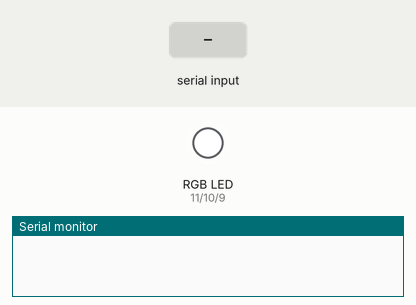
Recording of a sketch running on a simulated Arduino Uno, built with avr-gcc and run on an emulated ATmega328P. On the bench: an RGB LED mixed from three pins (HIGH = lit), the last lines printed to the serial monitor. The inputs (shaded band) are chosen by the test bench. Dim RGB values are drawn brighter than linear.

Above: at 1.2 s.
1.3 s: "90,45,200\n" received over Serial
At 2.5 s:
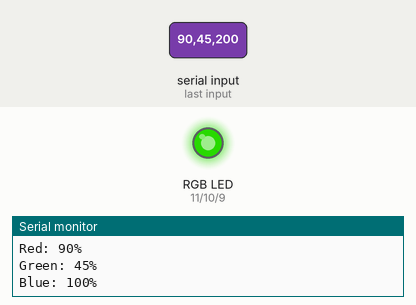
2.8 s: "30,150,10\n" received over Serial
At 3.7 s:
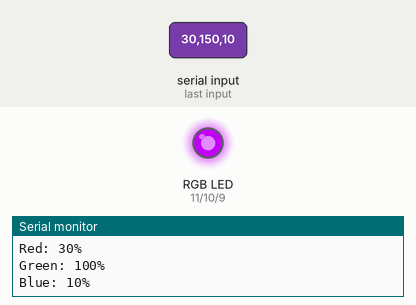
4.3 s: "90,45\n" received over Serial
At 5.0 s:
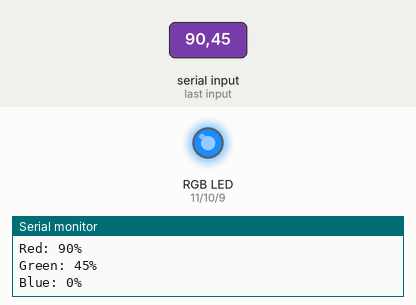
5.8 s: "5\n" received over Serial
At 6.4 s:
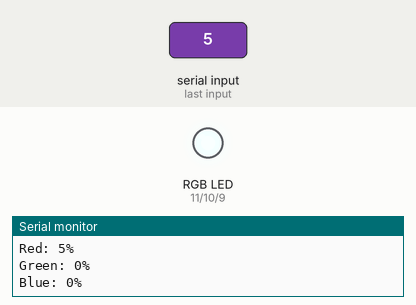
7.3 s: "200\n" received over Serial
At 7.6 s:
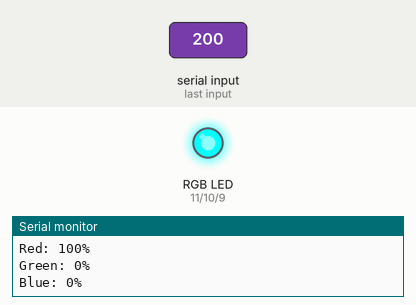
8.8 s: "1,90\n" received over Serial
At 9.6 s:
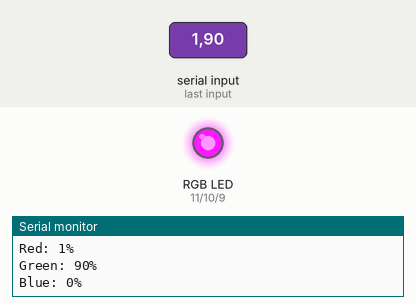
Timing chart, 0 to 11.3 s (numbered marks = the images above; inputs shaded):
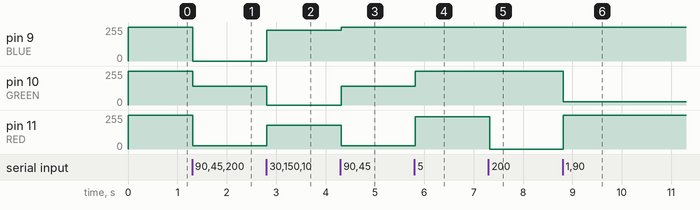

The sketch:

7-5_list_control.ino
```cpp
// 여러 개의 값을 동시에 보냄
// 전송하는 데이터 형식 : <0~100>,<0~100>,< 0~100 > \n
// 각 값은 R, G, B LED의 밝기를 퍼센트로 나타냄

// LED 연결 핀
const int RED = 11;
const int GREEN = 10;
const int BLUE = 9;

void setup()
{
  Serial.begin(9600);       // 9600 보율로 시리얼 포트 통신 속도 설정
  Serial.setTimeout(10);      // 정숫값 수신 대기 시간

  // LED 연결 핀을 출력으로 설정
  pinMode(RED, OUTPUT);
  pinMode(GREEN, OUTPUT);
  pinMode(BLUE, OUTPUT);

  // LED는 끈 상태로 시작
  // 공통 양극 방식을 사용하므로 음극에 HIGH를 출력하여 LED를 끔
  digitalWrite(RED, HIGH);
  digitalWrite(GREEN, HIGH);
  digitalWrite(BLUE, HIGH);
}

void loop()
{
  // 버퍼에 수신된 데이터가 존재하는 경우 읽음
  if (Serial.available() > 0)
  {
    // 시리얼을 통해 3개의 정숫값을 수신
    // parseInt 함수는 블로킹 함수로 정수가 수신될 때까지 대기함
    // parseInt 함수는 쉼표나 새 줄 문자가 발견된 경우 완전한 정숫값으로 인식함
    // parseInt 함수는 정수가 수신되기 전 숫자가 아닌 문자는 제거하지만
    //               정수가 수신된 이후 숫자가 아닌 문자는 제거하지 않음
    int val1 = Serial.parseInt();
    int val2 = Serial.parseInt();
    int val3 = Serial.parseInt();

    // 정수 3개를 읽은 후 버퍼에 남은 데이터는 삭제함
    while (Serial.available())
    {
      Serial.read();
    }

    // 수신한 값이 0%에서 100% 사이의 값이 되도록 제한
    int val1c = constrain(val1, 0, 100);
    int val2c = constrain(val2, 0, 100);
    int val3c = constrain(val3, 0, 100);

    // 퍼센트로 표시된 밝기를 아날로그 값으로 변환
    int rval = map(val1c, 0, 100, 255, 0);  // 첫 번째 유효한 정수
    int gval = map(val2c, 0, 100, 255, 0);  // 두 번째 유효한 정수
    int bval = map(val3c, 0, 100, 255, 0);  // 세 번째 유효한 정수

    // LED 밝기 설정
    analogWrite(RED, rval);
    analogWrite(GREEN, gval);
    analogWrite(BLUE, bval);

    // LED 제어에 사용된 값 출력
    Serial.println("Red: " + String(val1c) + "%");
    Serial.println("Green: " + String(val2c) + "%");
    Serial.println("Blue: " + String(val3c) + "%\n");
  }
}
```

Measured:
- after the input at 1.3 s, pin 9 (BLUE): 255/255 → 0/255 at once; pin 10 (GREEN): 255/255 → 141/255 at once; pin 11 (RED): 255/255 → 26/255 at once
- after the input at 2.8 s, pin 9 (BLUE): 0/255 → 230/255 at once; pin 10 (GREEN): 141/255 → 0/255 at once; pin 11 (RED): 26/255 → 179/255 at once
- after the input at 4.3 s, pin 9 (BLUE): 230/255 → 255/255 at once; pin 10 (GREEN): 0/255 → 141/255 at once; pin 11 (RED): 179/255 → 26/255 at once
- after the input at 5.8 s, pin 10 (GREEN): 141/255 → 255/255 at once; pin 11 (RED): 26/255 → 243/255 at once
- after the input at 7.3 s, pin 11 (RED): 243/255 → 0/255 at once
- after the input at 8.8 s, pin 10 (GREEN): 255/255 → 26/255 at once; pin 11 (RED): 0/255 → 253/255 at once
